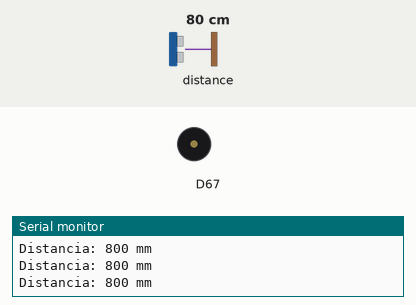
A program run on a simulated Arduino Uno R4 WiFi. Shown: buzzer (waves = sounding), the last lines printed to the serial monitor. The inputs (shaded band) are chosen by the test bench; at power-on: distance to the obstacle 80 cm.

Above: at 1.2 s.
1.3 s: distance to the obstacle set to 55 cm
2.8 s: distance to the obstacle set to 44 cm
At 3.3 s:
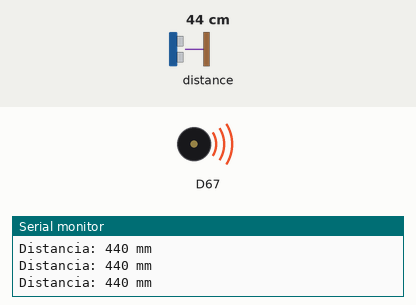
Timing chart, 0 to 5.8 s (numbered marks = the images above; inputs shaded):
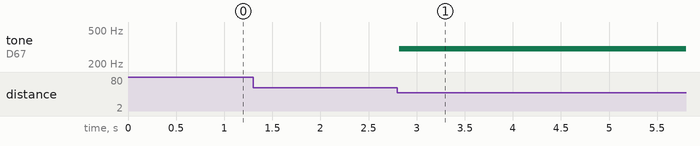

Measured:
- the behaviour switches between 50 and 49 cm on distance to the obstacle (found by bisection; images 0 and 1)
- after the input at 2.8 s, tone on D67: silent → 300 Hz at once

The program:

main.cpp
```cpp
#include <Arduino.h>
#include "Arduino_Modulino.h"

ModulinoDistance distanceSensor;
ModulinoBuzzer buzzer;

void setup() {
  Serial.begin(115200);
  while (!Serial);

  Serial.println("Inicializando Modulino...");

  Modulino.begin();       // 🔥 ESSENCIAL
  distanceSensor.begin();
  buzzer.begin();

  Serial.println("Sistema pronto!");
}

void loop() {
  if (distanceSensor.available()) {
    int distance = distanceSensor.get();

    Serial.print("Distancia: ");
    Serial.print(distance);
    Serial.println(" mm");

    if (distance > 0 && distance < 500) {
      int toneFreq = map(distance, 20, 500, 1000, 200);
      buzzer.tone(toneFreq, 50);
    } else {
      buzzer.noTone();
    }
  }

  delay(50);
}
```
